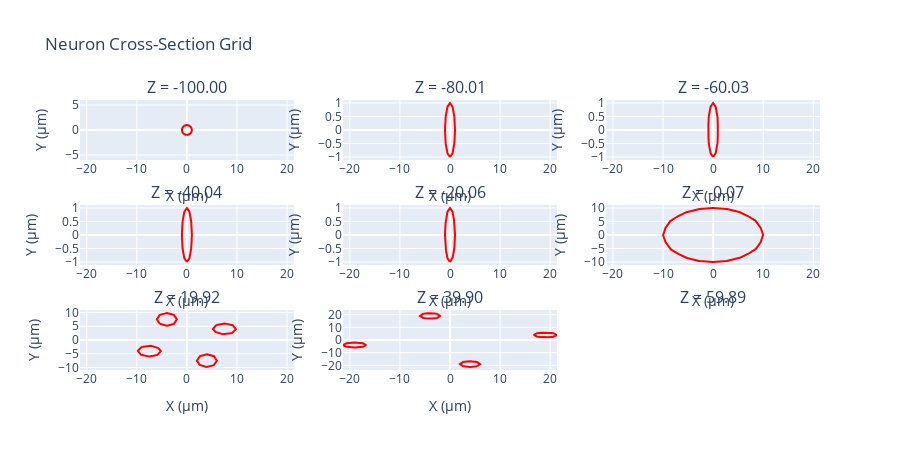

Notebook cell for this chart:
### Markdown cell above
## Slice Grid View

### Code cell
# Grid view of neuron slices
fig_grid = visualize_mesh_slice_grid(
    neuron,
    title="Neuron Cross-Section Grid",
    num_slices=9  # 3x3 grid
)
fig_grid.show()

### Figure 1 — Plotly figure (JSON) as saved in the notebook; plotly's stock layout.template omitted (floating-point values rounded to 4 significant figures)
{"data": [{"line": {"color": "red", "width": 2}, "mode": "lines", "showlegend": false, "type": "scatter", "x": [-1.837e-16, 0.5, 0.866, 1.0, 0.866, 0.5, 6.123e-17, -0.5, -0.866, -1.0, -0.866, -0.5, -1.837e-16, -1.837e-16], "xaxis": "x", "y": [-1.0, -0.866, -0.5, 0.0, 0.5, 0.866, 1.0, 0.866, 0.5, 1.225e-16, -0.5, -0.866, -1.0, -1.0], "yaxis": "y"}, {"line": {"color": "red", "width": 2}, "mode": "lines", "showlegend": false, "type": "scatter", "x": [-1.837e-16, 0.3891, 0.5, 0.7849, 0.8612, 0.866, 0.9703, 1.0, 0.8957, 0.866, 0.8612, 0.5763, 0.5, 0.1108, 6.123e-17, -0.3891, -0.5, -0.7849, -0.8612, -0.866, -0.9703, -1.0, -0.8957, -0.866, -0.8612, -0.5763, -0.5, -0.1108, -1.837e-16, -1.837e-16], "xaxis": "x2", "y": [-1.0, -0.8957, -0.866, -0.5811, -0.5048, -0.5, -0.1108, 0.0, 0.3892, 0.5, 0.5048, 0.7897, 0.866, 0.9703, 1.0, 0.8957, 0.866, 0.5811, 0.5048, 0.5, 0.1108, 1.225e-16, -0.3892, -0.5, -0.5048, -0.7897, -0.866, -0.9703, -1.0, -1.0], "yaxis": "y2"}, {"line": {"color": "red", "width": 2}, "mode": "lines", "showlegend": false, "type": "scatter", "x": [-1.837e-16, -0.2216, -0.5, -0.6526, -0.8564, -0.866, -0.9254, -1.0, -0.9406, -0.866, -0.8564, -0.7038, -0.5, -0.2783, 6.123e-17, 0.2216, 0.5, 0.6526, 0.8564, 0.866, 0.9254, 1.0, 0.9406, 0.866, 0.8564, 0.7038, 0.5, 0.2783, -1.837e-16, -1.837e-16], "xaxis": "x3", "y": [-1.0, -0.9406, -0.866, -0.7134, -0.5097, -0.5, -0.2784, 1.225e-16, 0.2217, 0.5, 0.5097, 0.6623, 0.866, 0.9254, 1.0, 0.9406, 0.866, 0.7134, 0.5097, 0.5, 0.2784, 0.0, -0.2217, -0.5, -0.5097, -0.6623, -0.866, -0.9254, -1.0, -1.0], "yaxis": "y3"}, {"line": {"color": "red", "width": 2}, "mode": "lines", "showlegend": false, "type": "scatter", "x": [-1.837e-16, -0.3325, -0.5, -0.7289, -0.8515, -0.866, -0.9551, -1.0, -0.9109, -0.866, -0.8515, -0.6226, -0.5, -0.1674, 6.123e-17, 0.3325, 0.5, 0.7289, 0.8515, 0.866, 0.9551, 1.0, 0.9109, 0.866, 0.8515, 0.6226, 0.5, 0.1674, -1.837e-16, -1.837e-16], "xaxis": "x4", "y": [-1.0, -0.9109, -0.866, -0.6371, -0.5145, -0.5, -0.1676, 1.225e-16, 0.3325, 0.5, 0.5145, 0.7434, 0.866, 0.9551, 1.0, 0.9109, 0.866, 0.6371, 0.5145, 0.5, 0.1676, 0.0, -0.3325, -0.5, -0.5145, -0.7434, -0.866, -0.9551, -1.0, -1.0], "yaxis": "y4"}, {"line": {"color": "red", "width": 2}, "mode": "lines", "showlegend": false, "type": "scatter", "x": [-1.837e-16, 0.05655, 0.5, 0.5415, 0.8467, 0.866, 0.8812, 1.0, 0.9848, 0.866, 0.8467, 0.8053, 0.5, 0.4433, 6.123e-17, -0.05655, -0.5, -0.5415, -0.8467, -0.866, -0.8812, -1.0, -0.9848, -0.866, -0.8467, -0.8053, -0.5, -0.4433, -1.837e-16, -1.837e-16], "xaxis": "x5", "y": [-1.0, -0.9848, -0.866, -0.8245, -0.5193, -0.5, -0.4433, 0.0, 0.05678, 0.5, 0.5193, 0.5608, 0.866, 0.8812, 1.0, 0.9848, 0.866, 0.8245, 0.5193, 0.5, 0.4433, 1.225e-16, -0.05678, -0.5, -0.5193, -0.5608, -0.866, -0.8812, -1.0, -1.0], "yaxis": "y5"}, {"line": {"color": "red", "width": 2}, "mode": "lines", "showlegend": false, "type": "scatter", "x": [-0.04259, 0.04259, 2.704, 2.775, 5.233, 5.329, 6.938, 8.439, 8.497, 8.549, 9.511, 9.979, 9.99, 9.979, 9.511, 8.549, 8.497, 8.439, 6.938, 5.329, 5.233, 2.775, 2.704, 0.04259, -0.04259, -2.704, -2.775, -5.233, -5.329, -6.938, -8.439, -8.497, -8.549, -9.511, -9.979, -9.99, -9.979, -9.511, -8.549, -8.497, -8.439, -6.938, -5.329, -5.233, -2.775, -2.704, -0.04259, -0.04259], "xaxis": "x6", "y": [-9.987, -9.987, -9.617, -9.593, -8.51, -8.443, -7.02, -5.333, -5.252, -5.146, -2.629, -0.1115, 0.0, 0.1115, 2.629, 5.146, 5.252, 5.333, 7.02, 8.443, 8.51, 9.593, 9.617, 9.987, 9.987, 9.617, 9.593, 8.51, 8.443, 7.02, 5.333, 5.252, 5.146, 2.629, 0.1115, 0.0, -0.1115, -2.629, -5.146, -5.252, -5.333, -7.02, -8.443, -8.51, -9.593, -9.617, -9.987, -9.987], "yaxis": "y6"}, {"line": {"color": "red", "width": 2}, "mode": "lines", "showlegend": false, "type": "scatter", "x": [5.709, 6.0, 5.992, 5.852, 5.833, 5.414, 5.377, 5.039, 4.8, 4.454, 4.0, 3.947, 3.621, 2.608, 2.586, 2.561, 2.433, 2.095, 2.0, 2.121, 2.144, 2.194, 2.586, 2.62, 2.912, 3.795, 4.0, 4.021, 4.328, 5.234, 5.414, 5.419, 5.555, 5.709, 5.709], "xaxis": "x7", "y": [-6.688, -7.499, -7.522, -7.913, -7.964, -9.132, -9.15, -9.312, -9.426, -9.592, -9.809, -9.783, -9.628, -9.143, -9.132, -9.062, -8.708, -7.764, -7.499, -7.162, -7.097, -6.959, -5.866, -5.85, -5.71, -5.288, -5.19, -5.2, -5.347, -5.78, -5.866, -5.881, -6.258, -6.688, -6.688], "yaxis": "y7"}, {"line": {"color": "red", "width": 2}, "mode": "lines", "showlegend": false, "type": "scatter", "x": [5.686, 5.866, 5.881, 6.258, 6.676, 7.499, 7.522, 7.913, 7.979, 9.1, 9.132, 9.15, 9.312, 9.597, 9.799, 9.809, 9.783, 9.628, 9.132, 9.062, 8.708, 8.509, 7.595, 7.499, 7.161, 7.097, 5.918, 5.866, 5.728, 5.707, 5.692, 5.598, 5.19, 5.2, 5.347, 5.686, 5.686], "xaxis": "x7", "y": [5.037, 5.414, 5.419, 5.555, 5.705, 6.0, 5.992, 5.852, 5.828, 5.426, 5.414, 5.378, 5.039, 4.443, 4.02, 4.0, 3.946, 3.621, 2.586, 2.561, 2.433, 2.362, 2.034, 2.0, 2.121, 2.144, 2.567, 2.586, 2.875, 2.918, 2.95, 3.146, 4.0, 4.021, 4.328, 5.037, 5.037], "yaxis": "y7"}, {"line": {"color": "red", "width": 2}, "mode": "lines", "showlegend": false, "type": "scatter", "x": [-5.419, -5.414, -5.234, -4.328, -4.021, -4.0, -3.795, -2.912, -2.62, -2.586, -2.194, -2.144, -2.121, -2.0, -2.095, -2.433, -2.561, -2.586, -2.608, -3.621, -3.947, -4.0, -4.454, -4.8, -5.039, -5.377, -5.414, -5.833, -5.852, -5.992, -6.0, -5.709, -5.555, -5.419, -5.419], "xaxis": "x7", "y": [5.881, 5.866, 5.78, 5.347, 5.2, 5.19, 5.288, 5.71, 5.85, 5.866, 6.959, 7.097, 7.162, 7.499, 7.764, 8.708, 9.062, 9.132, 9.143, 9.628, 9.783, 9.809, 9.592, 9.426, 9.312, 9.15, 9.132, 7.964, 7.913, 7.522, 7.499, 6.688, 6.258, 5.881, 5.881], "yaxis": "y7"}, {"line": {"color": "red", "width": 2}, "mode": "lines", "showlegend": false, "type": "scatter", "x": [-6.676, -7.499, -7.522, -7.913, -7.979, -9.1, -9.132, -9.15, -9.312, -9.597, -9.799, -9.809, -9.783, -9.628, -9.132, -9.062, -8.708, -8.509, -7.595, -7.499, -7.161, -7.097, -5.918, -5.866, -5.728, -5.707, -5.692, -5.598, -5.19, -5.2, -5.347, -5.686, -5.866, -5.881, -6.258, -6.676, -6.676], "xaxis": "x7", "y": [-5.705, -6.0, -5.992, -5.852, -5.828, -5.426, -5.414, -5.378, -5.039, -4.443, -4.02, -4.0, -3.946, -3.621, -2.586, -2.561, -2.433, -2.362, -2.034, -2.0, -2.121, -2.144, -2.567, -2.586, -2.875, -2.918, -2.95, -3.146, -4.0, -4.021, -4.328, -5.037, -5.414, -5.419, -5.555, -5.705, -5.705], "yaxis": "y7"}, {"line": {"color": "red", "width": 2}, "mode": "lines", "showlegend": false, "type": "scatter", "x": [-5.783, -5.417, -5.414, -5.325, -4.875, -4.011, -4.0, -3.897, -3.456, -2.603, -2.586, -2.391, -2.367, -2.355, -2.0, -2.046, -2.211, -2.574, -2.586, -2.597, -3.08, -3.975, -4.0, -4.215, -4.379, -4.492, -5.397, -5.414, -5.614, -5.623, -5.996, -6.0, -5.858, -5.783, -5.783], "xaxis": "x8", "y": [18.43, 17.41, 17.41, 17.36, 17.15, 16.73, 16.73, 16.78, 16.99, 17.4, 17.41, 17.95, 18.02, 18.05, 19.04, 19.17, 19.63, 20.64, 20.67, 20.68, 20.91, 21.34, 21.35, 21.24, 21.17, 21.11, 20.68, 20.67, 20.11, 20.09, 19.05, 19.04, 18.64, 18.43, 18.43], "yaxis": "y8"}, {"line": {"color": "red", "width": 2}, "mode": "lines", "showlegend": false, "type": "scatter", "x": [-20.68, -21.11, -21.25, -21.34, -21.35, -21.34, -20.91, -20.67, -20.64, -19.63, -19.53, -19.08, -19.04, -18.05, -18.02, -17.43, -17.41, -17.0, -16.99, -16.98, -16.93, -16.73, -16.73, -17.15, -17.32, -17.41, -17.41, -18.43, -18.64, -19.04, -19.05, -20.09, -20.12, -20.66, -20.67, -20.68, -20.68], "xaxis": "x8", "y": [-5.397, -4.492, -4.21, -4.01, -4.0, -3.974, -3.08, -2.586, -2.574, -2.211, -2.176, -2.017, -2.0, -2.355, -2.367, -2.577, -2.586, -3.438, -3.459, -3.475, -3.573, -4.0, -4.011, -4.875, -5.227, -5.414, -5.417, -5.783, -5.856, -6.0, -5.996, -5.623, -5.612, -5.42, -5.414, -5.397, -5.397], "yaxis": "y8"}, {"line": {"color": "red", "width": 2}, "mode": "lines", "showlegend": false, "type": "scatter", "x": [5.397, 4.492, 4.379, 4.215, 4.0, 3.975, 3.08, 2.597, 2.586, 2.574, 2.211, 2.046, 2.0, 2.355, 2.367, 2.391, 2.586, 2.603, 3.456, 3.897, 4.0, 4.011, 4.875, 5.325, 5.414, 5.417, 5.783, 5.858, 6.0, 5.996, 5.623, 5.614, 5.414, 5.397, 5.397], "xaxis": "x8", "y": [-20.68, -21.11, -21.17, -21.24, -21.35, -21.34, -20.91, -20.68, -20.67, -20.64, -19.63, -19.17, -19.04, -18.05, -18.02, -17.95, -17.41, -17.4, -16.99, -16.78, -16.73, -16.73, -17.15, -17.36, -17.41, -17.41, -18.43, -18.64, -19.04, -19.05, -20.09, -20.11, -20.67, -20.68, -20.68], "yaxis": "y8"}, {"line": {"color": "red", "width": 2}, "mode": "lines", "showlegend": false, "type": "scatter", "x": [17.43, 18.02, 18.05, 19.04, 19.08, 19.53, 19.63, 20.64, 20.67, 20.91, 21.34, 21.35, 21.34, 21.25, 21.11, 20.68, 20.67, 20.66, 20.12, 20.09, 19.05, 19.04, 18.64, 18.43, 17.41, 17.41, 17.32, 17.15, 16.73, 16.73, 16.93, 16.98, 16.99, 17.0, 17.41, 17.43, 17.43], "xaxis": "x8", "y": [2.577, 2.367, 2.355, 2.0, 2.017, 2.176, 2.211, 2.574, 2.586, 3.08, 3.974, 4.0, 4.01, 4.21, 4.492, 5.397, 5.414, 5.42, 5.612, 5.623, 5.996, 6.0, 5.856, 5.783, 5.417, 5.414, 5.227, 4.875, 4.011, 4.0, 3.573, 3.475, 3.459, 3.438, 2.586, 2.577, 2.577], "yaxis": "y8"}], "layout": {"annotations": [{"font": {"size": 16}, "showarrow": false, "text": "Z = -100.00", "x": 0.1444, "xanchor": "center", "xref": "paper", "y": 1, "yanchor": "bottom", "yref": "paper"}, {"font": {"size": 16}, "showarrow": false, "text": "Z = -80.01", "x": 0.5, "xanchor": "center", "xref": "paper", "y": 1, "yanchor": "bottom", "yref": "paper"}, {"font": {"size": 16}, "showarrow": false, "text": "Z = -60.03", "x": 0.8556, "xanchor": "center", "xref": "paper", "y": 1, "yanchor": "bottom", "yref": "paper"}, {"font": {"size": 16}, "showarrow": false, "text": "Z = -40.04", "x": 0.1444, "xanchor": "center", "xref": "paper", "y": 0.6111, "yanchor": "bottom", "yref": "paper"}, {"font": {"size": 16}, "showarrow": false, "text": "Z = -20.06", "x": 0.5, "xanchor": "center", "xref": "paper", "y": 0.6111, "yanchor": "bottom", "yref": "paper"}, {"font": {"size": 16}, "showarrow": false, "text": "Z = -0.07", "x": 0.8556, "xanchor": "center", "xref": "paper", "y": 0.6111, "yanchor": "bottom", "yref": "paper"}, {"font": {"size": 16}, "showarrow": false, "text": "Z = 19.92", "x": 0.1444, "xanchor": "center", "xref": "paper", "y": 0.2222, "yanchor": "bottom", "yref": "paper"}, {"font": {"size": 16}, "showarrow": false, "text": "Z = 39.90", "x": 0.5, "xanchor": "center", "xref": "paper", "y": 0.2222, "yanchor": "bottom", "yref": "paper"}, {"font": {"size": 16}, "showarrow": false, "text": "Z = 59.89", "x": 0.8556, "xanchor": "center", "xref": "paper", "y": 0.2222, "yanchor": "bottom", "yref": "paper"}], "height": 450, "showlegend": false, "title": {"text": "Neuron Cross-Section Grid"}, "xaxis": {"anchor": "y", "domain": [0, 0.2889], "scaleanchor": "y", "scaleratio": 1, "title": {"text": "X (µm)"}}, "xaxis2": {"anchor": "y2", "domain": [0.3556, 0.6444], "scaleanchor": "y", "scaleratio": 1, "title": {"text": "X (µm)"}}, "xaxis3": {"anchor": "y3", "domain": [0.7111, 1], "scaleanchor": "y", "scaleratio": 1, "title": {"text": "X (µm)"}}, "xaxis4": {"anchor": "y4", "domain": [0, 0.2889], "scaleanchor": "y", "scaleratio": 1, "title": {"text": "X (µm)"}}, "xaxis5": {"anchor": "y5", "domain": [0.3556, 0.6444], "scaleanchor": "y", "scaleratio": 1, "title": {"text": "X (µm)"}}, "xaxis6": {"anchor": "y6", "domain": [0.7111, 1], "scaleanchor": "y", "scaleratio": 1, "title": {"text": "X (µm)"}}, "xaxis7": {"anchor": "y7", "domain": [0, 0.2889], "scaleanchor": "y", "scaleratio": 1, "title": {"text": "X (µm)"}}, "xaxis8": {"anchor": "y8", "domain": [0.3556, 0.6444], "scaleanchor": "y", "scaleratio": 1, "title": {"text": "X (µm)"}}, "xaxis9": {"anchor": "y9", "domain": [0.7111, 1], "scaleanchor": "y", "scaleratio": 1, "title": {"text": "X (µm)"}}, "yaxis": {"anchor": "x", "domain": [0.7778, 1], "title": {"text": "Y (µm)"}}, "yaxis2": {"anchor": "x2", "domain": [0.7778, 1], "title": {"text": "Y (µm)"}}, "yaxis3": {"anchor": "x3", "domain": [0.7778, 1], "title": {"text": "Y (µm)"}}, "yaxis4": {"anchor": "x4", "domain": [0.3889, 0.6111], "title": {"text": "Y (µm)"}}, "yaxis5": {"anchor": "x5", "domain": [0.3889, 0.6111], "title": {"text": "Y (µm)"}}, "yaxis6": {"anchor": "x6", "domain": [0.3889, 0.6111], "title": {"text": "Y (µm)"}}, "yaxis7": {"anchor": "x7", "domain": [0, 0.2222], "title": {"text": "Y (µm)"}}, "yaxis8": {"anchor": "x8", "domain": [0, 0.2222], "title": {"text": "Y (µm)"}}, "yaxis9": {"anchor": "x9", "domain": [0, 0.2222], "title": {"text": "Y (µm)"}}}}
